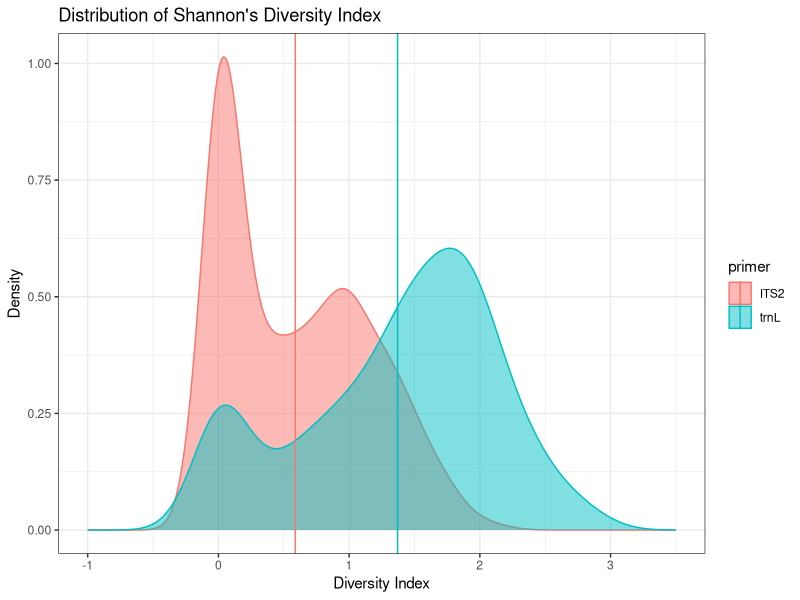
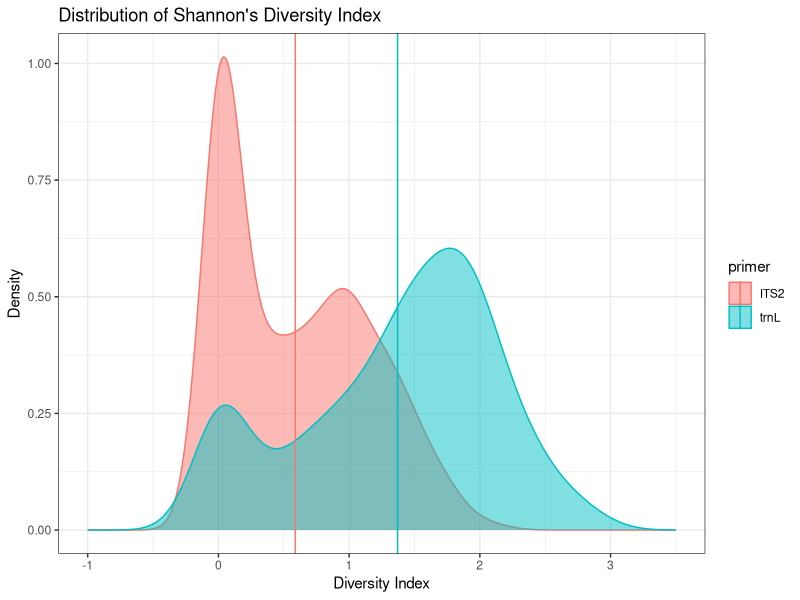

Source code (R) for these figures, in order:
## ---- chunk 1
library(tidyverse)
## ---- chunk 2
ITS2 <- read_csv("../outputs/diversity_by_genus_ITS2_long.csv")

trnL <-  read_csv("../outputs/diversity_by_genus_trnL_long.csv")
## ---- chunk 3
ITS2 <- ITS2 %>% 
  filter(cutoff != "25_reads",
         cutoff != "50_reads") %>% 
  mutate(primer = if_else(!is.na(cutoff),
                           true = "ITS2",
                           false = "ITS2")) %>% 
  select(-cutoff)

trnL <- trnL %>% 
  filter(cutoff != "25_reads",
         cutoff != "50_reads") %>% 
  mutate(primer = if_else(!is.na(cutoff),
                           true = "trnL",
                           false = "trnL")) %>% 
  select(-cutoff)
## ---- chunk 4
joined_genus <- ITS2 %>% 
  left_join(trnL,
            by = c('SampleID')) %>% 
  rename("ITS2" = diversity_index.x,
         "trnL" = diversity_index.y) %>% 
  select(-primer.x) %>%
  select(-primer.y)
  
## ---- chunk 5
library(reshape2)
diversity_genus <- melt(joined_genus,
                       id.vars = "SampleID",
                       variable.name = "primer",
                       value.name = "diversity_index")
write_csv(diversity_genus, 
          file = "../outputs/diversity_genus.csv")
## ---- chunk 6
abundance_stats <- diversity_genus %>% 
  group_by(primer) %>% 
  summarise(mean = mean(diversity_index, na.rm = TRUE))

ggplot(data = diversity_genus, aes(x = diversity_index, color = primer, fill = primer)) +
  geom_density(alpha = 0.5, position = "identity") +
  geom_vline(data = abundance_stats,
             aes(xintercept = mean, color = primer)) +
  theme_bw() +
  labs(title = "Distribution of Shannon's Diversity Index",
       x = "Diversity Index",
       y = "Density") +
  scale_x_continuous(limits=c(-1,3.5))
## ---- chunk 7
ggsave(filename = "distribution_genus.jpg", 
       plot=last_plot(), 
       path = "outputs", 
       width=1600, 
       height=1000, 
       units="px")
